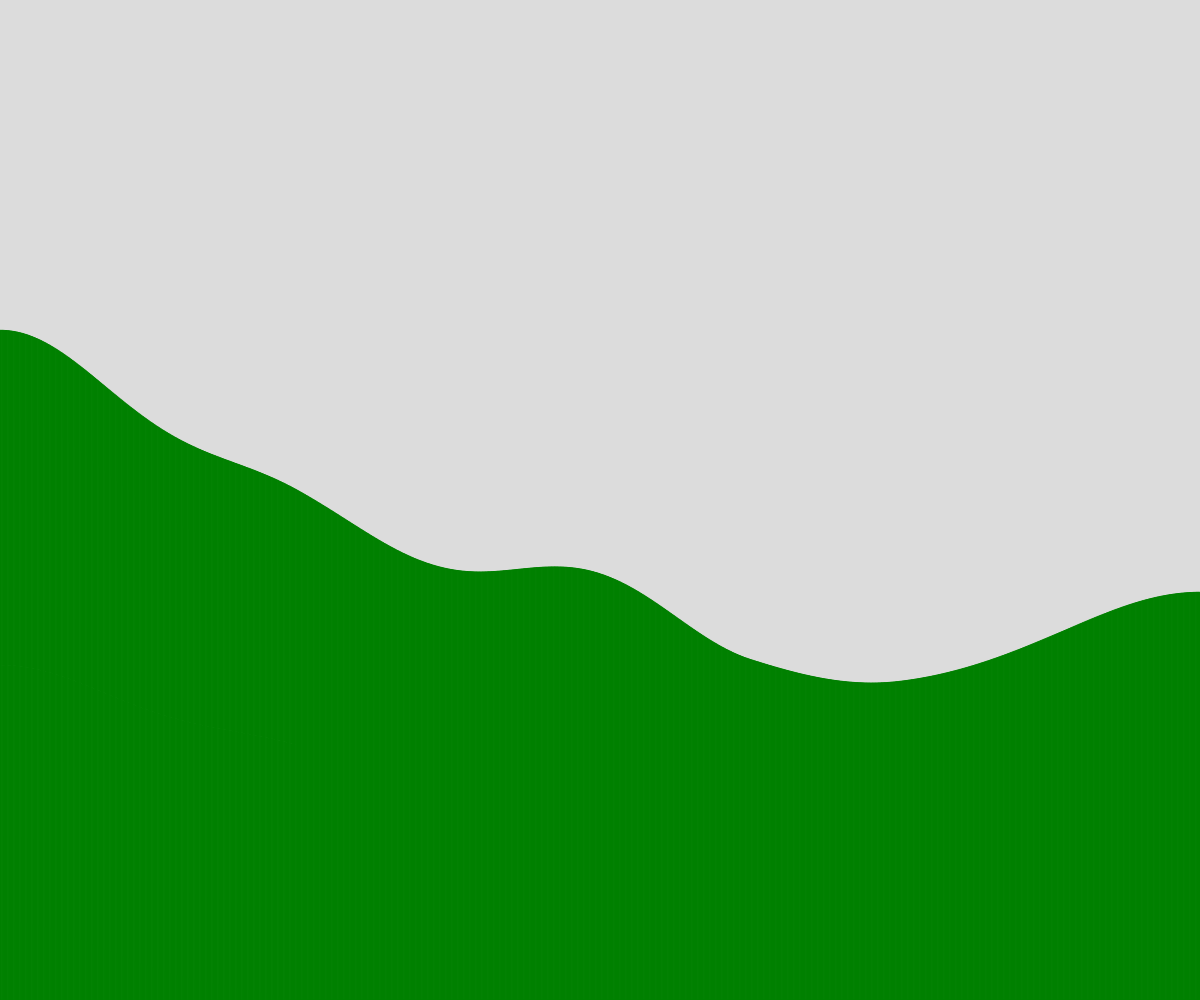
Frame 1 (no input)
Frame 60 (no input): identical to frame 1, image omitted
Frame 120 (the mouse pressed at the canvas centre since frame 60): identical to frame 1, image omitted

The p5.js sketch that drew this single still picture (run headless with seeded random() and noise() and a simulated clock; from frame 60 on, the mouse is pressed at the canvas centre):

// p5.js sketch
// ── sketch.js
// Terrain Generation demo using perlin noise

let terrain = [];
const NUMBER_OF_RECTS = 1000;

async function setup() {
  createCanvas(windowWidth, windowHeight);

  generateTerrain();
}

function draw() {
  background(220);
  stroke("green");
  fill("green");

  for (let theRect of terrain) {
    rect(theRect.x , theRect.y, theRect.w, theRect.h);
  }

}

function spawnRectangle(leftSide, rectWidth, rectHeight, ) {
  let theRect = {
    x: leftSide,
    y: height - rectHeight,
    w: rectWidth,
    h: rectHeight,
  };

  return theRect;
}

function generateTerrain() {
  let theWidth = width/NUMBER_OF_RECTS;
  let time = 0;
  let deltaTime = 0.001;

  for (let i = 0; i < NUMBER_OF_RECTS; i++) {

    let theHeight = noise(time) * height;
    let someRect = spawnRectangle(theWidth*i, theWidth, theHeight);
    terrain.push(someRect);
    time += deltaTime;
  }
}
